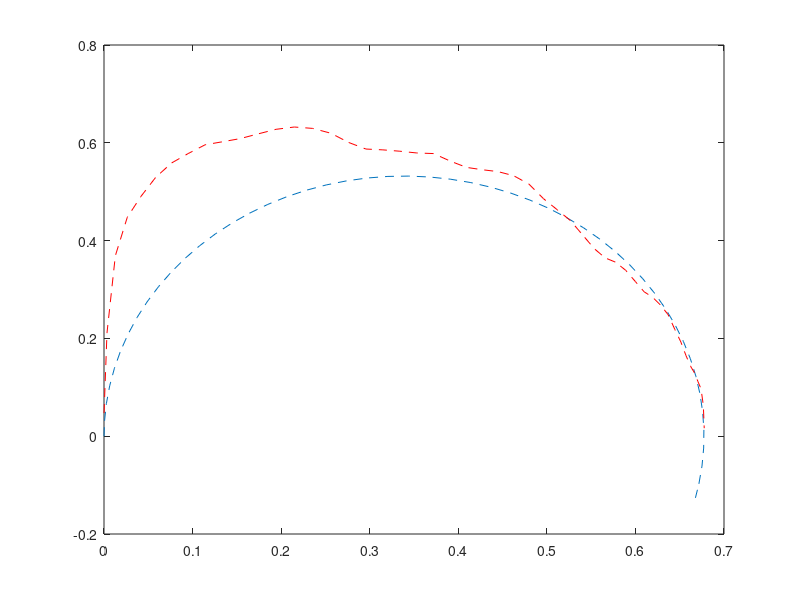
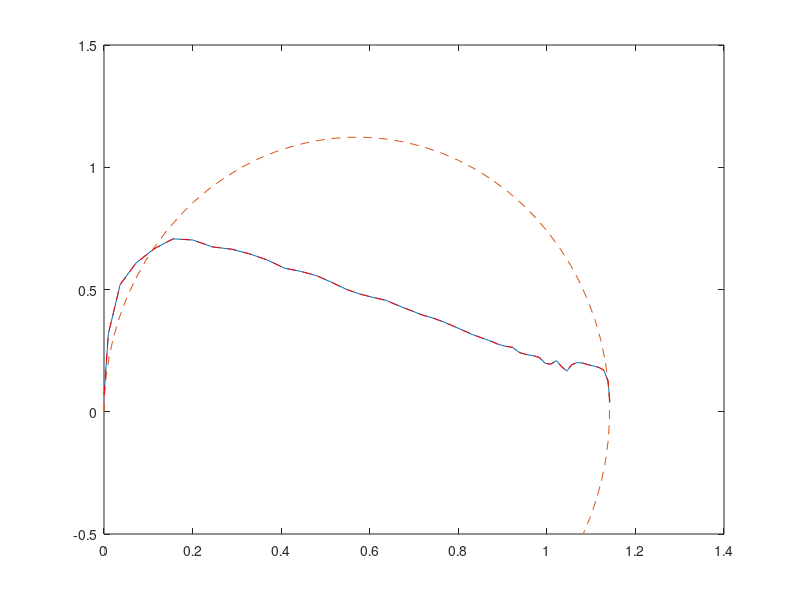

Source code (MATLAB) for these figures, in order:
clear all; close all; clc

load young_results.mat

Pa = young.pressure(17,:)';
V = young.volume(17,:)';
Q = young.flow(17,:)';
T = young.time';

aa = find(Q<=0,1,"first"):length(V);
V2 = V(aa) - V(end);
Vexp = max(V)-V(end);
Texp = T(end)-T(find(Q<=0,1,"first"));
plot(-(V2-Vexp),-Q(aa))
A = pi*(Vexp)/(2*Texp);
t = T(aa) - T(find(Q<=0,1,"first"));
PassiveQ = A*sin(pi*t/Texp);
v2 = cumtrapz(t,PassiveQ);
plot(v2,PassiveQ,'--'); hold on
plot(-(V2-Vexp),-Q(aa),'r--')

load FL_results.mat

Pa = FL.pressure(17,:)';
V = FL.volume(17,:)';
Q = FL.flow(17,:)';
T = FL.time';
figure()
aa = find(Q<=0,1,"first"):length(V);
V2 = V(aa) - V(end);
Vexp = max(V)-V(end);
Texp = T(end)-T(find(Q<=0,1,"first"));
plot(-(V2-Vexp),-Q(aa)); hold on
A = pi*(Vexp)/(2*Texp);
t = T(aa) - T(find(Q<=0,1,"first"));
PassiveQ = A*sin(pi*t/Texp);
v2 = cumtrapz(t,PassiveQ);
plot(v2,PassiveQ,'--'); 
plot(-(V2-Vexp),-Q(aa),'r--')